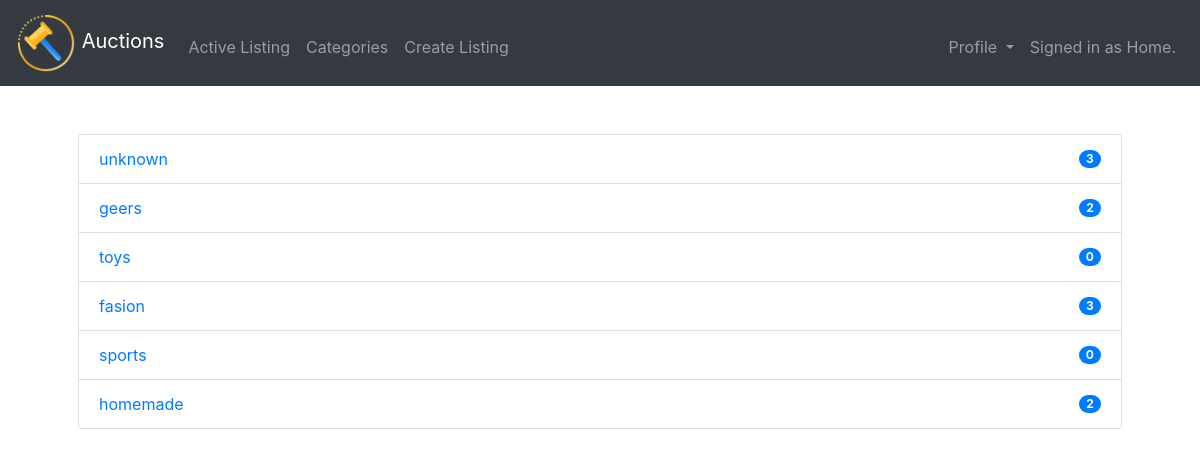
The page /categories (signed in) on the database its author committed.
### users/models.py (models this page shows, shortened)
class User(AbstractUser):
	won_list        = models.ManyToManyField('auctions.ActiveListings', related_name='won', null=True, blank=True)
	watched_list    = models.ManyToManyField('auctions.ActiveListings', related_name='watched', null=True, blank=True)
	class Meta:
		verbose_name = "user"
		verbose_name_plural = "Users"

### auctions/models.py (models this page shows, shortened)
class Category(models.Model):
	name  = models.CharField(max_length=64, null=False, blank=False, unique=True)
	class Meta:
		verbose_name = "category"
		verbose_name_plural = "Categories"

### auctions/views.py (the view)
# urls.py: path("categories", get_categories, name="categories"),
def get_categories(request):
    template_name = 'auctions/categories.html'
    categories = Category.objects.all()
    return render(request, template_name, {"categories": categories})

### auctions/templates/auctions/categories.html (shortened to what this page needs)
{% extends "layout.html" %}
{% block main %}
    <ul class="list-group">
      {% for category in  categories%}
        <li class="list-group-item d-flex justify-content-between align-items-center">
          <a href="{% url 'auctions:category' category.name %}">{{category.name}}</a>
          <span class="badge badge-primary badge-pill">{{category.list.count}}</span>
        </li>
      {% endfor %}
    </ul>
{% endblock %}

### commerce/templates/layout.html (shortened to what this page needs)
{% load static %}
<!DOCTYPE html>
<html lang="en">
    <head>
        <link href="https://maxcdn.bootstrapcdn.com/bootstrap/4.1.3/css/bootstrap.min.css" rel="stylesheet">
    </head>
    <body>
        <nav class="navbar navbar-expand-md navbar-dark bg-dark text-white">
            <a class="navbar-brand" href="{% url 'auctions:home' %}">
                <span>
                <img src="{% static 'img/logo.png' %}" style="width: 60px; height: 60px;">
                </span><span>Auctions</span></a>
            <div class="collapse navbar-collapse" id="navbar">
                <ul class="navbar-nav mr-auto mt-2">
                    <li class="nav-item">
                        <a class="nav-link" href="{% url 'auctions:index' %}">Active Listing</a>
                    </li>
                    <li class="nav-item">
                        <a class="nav-link" href="{% url 'auctions:categories' %}">Categories</a>
                    </li>
                    {% if request.user.is_authenticated %}
                    <li class="nav-item">
                        <a class="nav-link" href="{% url 'auctions:create' %}">Create Listing</a>
                    </li>
                    {% endif %}
                </ul>
                {% if request.user.is_authenticated %}
                    <ul class="navbar-nav ml-auto mt-2">
                       <li class="nav-item dropdown">
                            <a class="nav-link dropdown-toggle" href="#" id="navbarDropdownMenuLink" data-toggle="dropdown" aria-haspopup="true" aria-expanded="false">
                                Profile
                            </a>
                        </li>
                        <li class="nav-item">
                          <a class="nav-link" href="" >
                              Signed in as {{request.user.username.title}}.
                          </a>
                        </li>
                    </ul>
                {% else %}
                    <ul class="navbar-nav ml-auto mt-2">
                        <li class="nav-item"><a class="nav-link" href="{% url 'users:register' %}">Register</a></li>
                        <li class="nav-item"><a class="nav-link" href="{% url 'users:login' %}">login</a></li>
                    </ul>
                {% endif %}
            </div>
        </nav>
        <main class="container p-5">
            {% block main %}{% endblock %}
        </main>
    </body>
</html>

### rows shown on the page
User: user.username "Home"
Category: name "unknown", list.count "3"
Category: name "geers", list.count "2"
Category: name "toys", list.count "0"
Category: name "fasion", list.count "3"
Category: name "sports", list.count "0"
Category: name "homemade", list.count "2"
